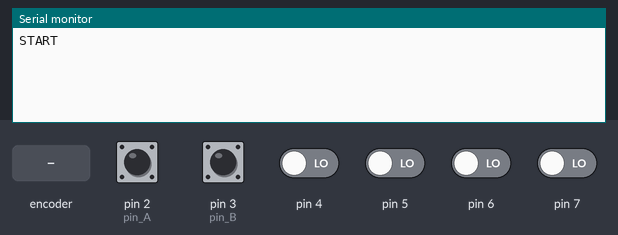
Simulated run of this sketch. Board: Arduino Uno, built with avr-gcc and run on an emulated ATmega328P. Parts: the last lines printed to the serial monitor. Inputs (shaded band) come from the test bench; at power-on: pin 2 (pin_A), pin 3 (pin_B) HIGH, pin 4–7 LOW.

Above: at 1.2 s.
1.3 s: rotary encoder on pin 2 (pin_A) / pin 3 (pin_B) turned 3 steps (first pin leading)
At 2.7 s:
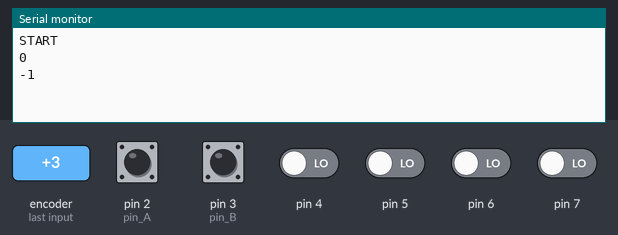
3.4 s: rotary encoder on pin 2 (pin_A) / pin 3 (pin_B) turned 1 step (first pin leading)
At 4.0 s:
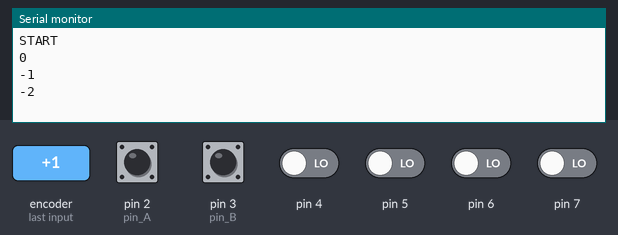

Measured:
- after the input at 1.3 s, the serial monitor: prints a new line after 0.20 s (image 1)
- after the input at 3.4 s, the serial monitor: prints a new line at once (image 2)

The sketch:

test_enc_lib.ino
```cpp
#include "Arduino.h"
#include "encoder_lib.h"
#define pin_A 2 //Pin A Encoder
#define pin_B 3 //Pin B Encoder
Encoder enc(pin_A, pin_B);
void setup() {
  Serial.begin(9600);
  Serial.println("START");
  attachInterrupt(0, int0, CHANGE);
  attachInterrupt(1, int1, CHANGE);
}
long actualRotaryTicks;
void loop() {
  if (actualRotaryTicks != enc.get_position())
  {
    Serial.println(actualRotaryTicks);
    actualRotaryTicks = enc.get_position();
  }
}

void int0()
{
  enc.int0();
}

void int1()
{
  enc.int1();
}
```

encoder_lib.cpp
```cpp
// (licence header left out)
#include "encoder_lib.h"

Encoder::Encoder(uint8_t PinA, uint8_t PinB): _pin_a ( PinA), _pin_b( PinB )
{
  digitalWrite(_pin_a, HIGH);
  digitalWrite(_pin_b, HIGH);
  _rotaryHalfSteps = 0;
  _int0time = 0;
  _int1time = 0;
  _int0signal = 0;
  _int1signal = 0;
  _int0history = 0;
  _int1history = 0;

}

long Encoder::get_position()
{
  return (_rotaryHalfSteps / 2);
}

void Encoder::set_position(long pos)
{
  _rotaryHalfSteps = pos;
}

void Encoder::int0()
{
  if ( micros() - _int0time < _threshold )
    return;
  _int0history = _int0signal;
  _int0signal = bitRead(PIND, _pin_a);
  if ( _int0history == _int0signal )
    return;
  _int0time = micros();
  if ( _int0signal == _int1signal )
    _rotaryHalfSteps++;
  else
    _rotaryHalfSteps--;
}

void Encoder::int1()
{
  if ( micros() - _int1time < _threshold )
    return;
  _int1history = _int1signal;
  _int1signal = bitRead(PIND, _pin_b);
  if ( _int1history == _int1signal )
    return;
  _int1time = micros();
}
```

encoder_lib.h
```cpp
// (licence header left out)
#include "Arduino.h"
# ifndef ENCODER_H
# define ENCODER_H
class Encoder
{
  public:
    Encoder(uint8_t PinA, uint8_t PinB);
    long get_position(); //Позиция энкодера
    void set_position(long); //Установить переменную position
    //   uint8_t rotated(); //В какую сторону произошло последнее вращение, 1 вправо 2 влево, 0 не вращался
       void int0();
      void int1();
    // void update_B ();
  private:

    uint8_t _pin_a;
    uint8_t _pin_b;
    volatile unsigned long _threshold;
    volatile long _rotaryHalfSteps;
    volatile unsigned long _int0time;
    volatile unsigned long _int1time;
    volatile uint8_t _int0signal;
    volatile uint8_t _int1signal;
    volatile uint8_t _int0history;
    volatile uint8_t _int1history;

};
#endif
```
